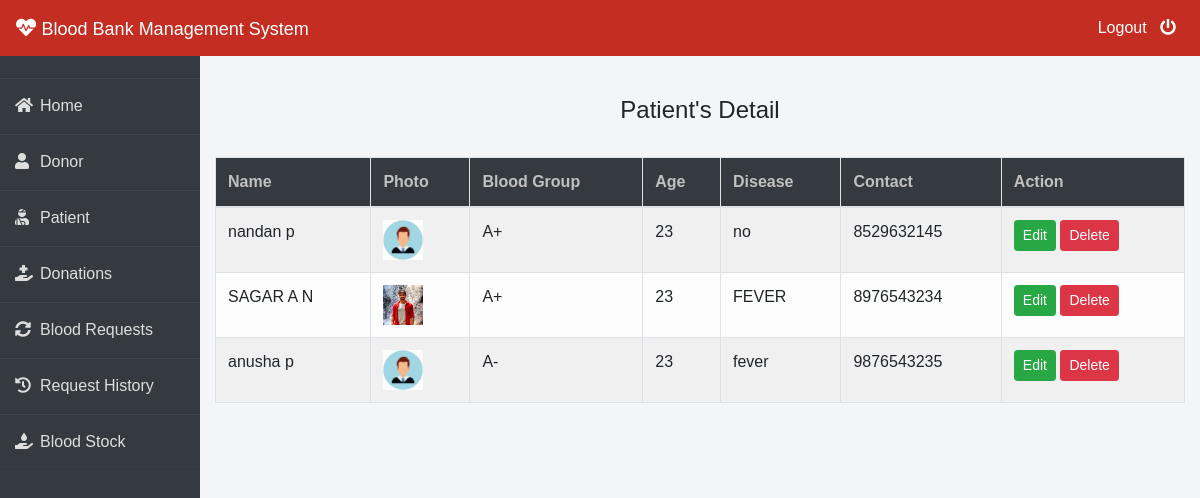
The page /admin-patient (signed in) on the database its author committed.
### patient/models.py (models this page shows, shortened)
class Patient(models.Model):
    user=models.OneToOneField(User,on_delete=models.CASCADE)
    profile_pic= models.ImageField(upload_to='profile_pic/Patient/',null=True,blank=True)
    age=models.PositiveIntegerField()
    bloodgroup=models.CharField(max_length=10)
    disease=models.CharField(max_length=100)
    doctorname=models.CharField(max_length=50)
    address = models.CharField(max_length=40)
    mobile = models.CharField(max_length=20,null=False)
    @property
    def get_name(self):
        return self.user.first_name+" "+self.user.last_name

### blood/views.py (the view)
# urls.py: path('admin-patient', views.admin_patient_view,name='admin-patient'),
@login_required(login_url='adminlogin')
def admin_patient_view(request):
    patients=pmodels.Patient.objects.all()
    return render(request,'blood/admin_patient.html',{'patients':patients})

### templates/blood/admin_patient.html
{% extends 'blood/adminbase.html' %}
{% block content %}
{% load widget_tweaks %}
{%load static%}
<br><br>
<div class="container">
    <H4 class="text-center">Patient's Detail</H4><br>
    <table class="table table-light table-hover table-bordered table-striped">
        <thead class="bg-dark">
            <tr>
                <th scope="col" style="color: rgb(192, 192, 192);">Name</th>
                <th scope="col" style="color: rgb(192, 192, 192);">Photo</th>
                <th scope="col" style="color: rgb(192, 192, 192);">Blood Group</th>
                <th scope="col" style="color: rgb(192, 192, 192);">Age</th>
                <th scope="col" style="color: rgb(192, 192, 192);">Disease</th>
                <th scope="col" style="color: rgb(192, 192, 192);">Contact</th>
                <th style="color: rgb(192, 192, 192);">Action</th>
            </tr>
        </thead>
        <tbody>
            {% for t in patients %}
            <tr>
                <td> {{t.get_name}}</td>
                <td> <img src="{% static t.profile_pic.url %}" alt="Profile Pic" height="40px" width="40px" /></td>
                <td>{{t.bloodgroup}}</td>
                <td>{{t.age}}</td>
                <td>{{t.disease}}</td>
                <td>{{t.mobile}}</td>
                <td>
                    <button class="btn btn-success btn-sm"><a  style="text-decoration: none;color: white;" href="{% url 'update-patient' t.id  %}">Edit</a> </button>
                    <button class="btn btn-danger btn-sm"><a  style="text-decoration: none;color: white;" href="{% url 'delete-patient' t.id  %}">Delete</a> </button>
                </td>
            </tr>
            {% endfor %}
        </tbody>
    </table>
</div>
{% endblock content %}

### templates/blood/adminbase.html (style rules this page uses)
* { margin: 0; padding: 0; box-sizing: border-box; list-style: none; text-decoration: none; font-family: 'Josefin Sans', sans-serif; }
body { background-color: #f3f5f9; }

### rows shown on the page
Patient: get_name "nandan p", profile_pic (picture), bloodgroup "A+", age "23", disease "no", mobile "8529632145"
Patient: get_name "SAGAR A N", profile_pic (picture), bloodgroup "A+", age "23", disease "FEVER", mobile "8976543234"
Patient: get_name "anusha p", profile_pic (picture), bloodgroup "A-", age "23", disease "fever", mobile "9876543235"
